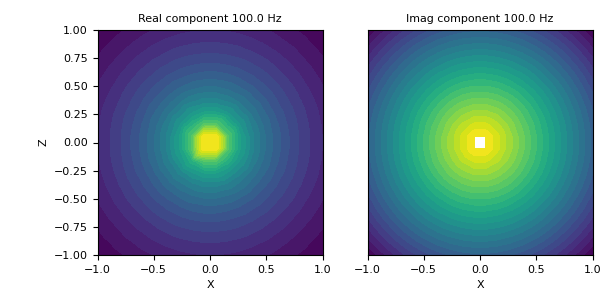

Here is the Python script that generated this plot:
# Here, we define an z-oriented electric dipole and plot the magnetic
# vector potential on the xy-plane that intercepts z=0.

from geoana.em.fdem import ElectricDipoleWholeSpace
from geoana.utils import ndgrid
from geoana.plotting_utils import plot2Ddata
import numpy as np
import matplotlib.pyplot as plt

# Let us begin by defining the electric current dipole.

frequency = np.logspace(1, 3, 3)
location = np.r_[0., 0., 0.]
orientation = np.r_[0., 0., 1.]
current = 1.
sigma = 1.0
simulation = ElectricDipoleWholeSpace(
    frequency, location=location, orientation=orientation,
    current=current, sigma=sigma
)

# Now we create a set of gridded locations and compute the vector potential.

xyz = ndgrid(np.linspace(-1, 1, 20), np.linspace(-1, 1, 20), np.array([0]))
a = simulation.vector_potential(xyz)

# Finally, we plot the real and imaginary components of the vector potential.
# Given the symmetry, there are only vertical components.

f_ind = 1
fig = plt.figure(figsize=(6, 3))
ax1 = fig.add_axes([0.15, 0.15, 0.40, 0.75])
plot2Ddata(xyz[:, 0:2], np.real(a[f_ind, :, 2]), ax=ax1, scale='log', ncontour=25)
ax1.set_xlabel('X')
ax1.set_ylabel('Z')
ax1.autoscale(tight=True)
ax1.set_title('Real component {} Hz'.format(frequency[f_ind]))
ax2 = fig.add_axes([0.6, 0.15, 0.40, 0.75])
plot2Ddata(xyz[:, 0:2], np.imag(a[f_ind, :, 2]), ax=ax2, scale='log', ncontour=25)
ax2.set_xlabel('X')
ax2.set_yticks([])
ax2.set_title('Imag component {} Hz'.format(frequency[f_ind]))
ax2.autoscale(tight=True)
